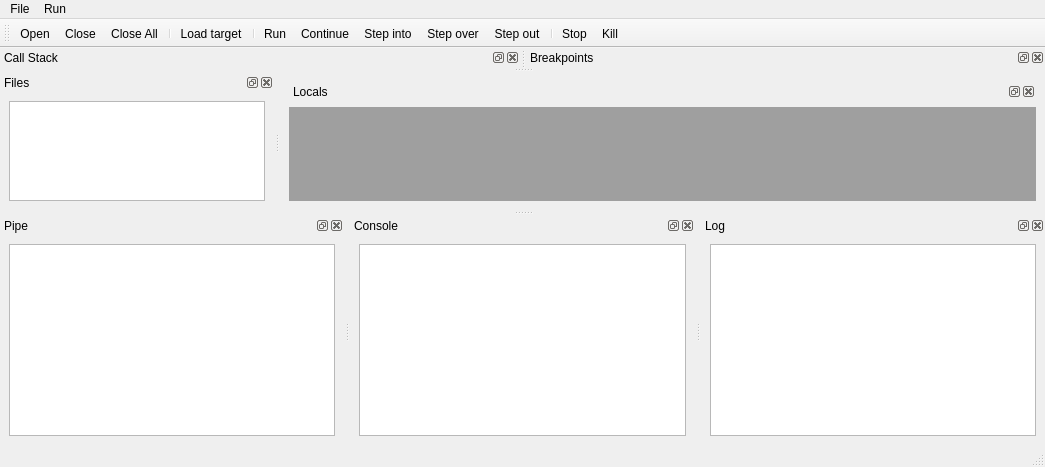
<ui version="4.0" >
 <class>UIMonkeyDbg</class>
 <widget class="QMainWindow" name="UIMonkeyDbg" >
  <property name="geometry" >
   <rect>
    <x>0</x>
    <y>0</y>
    <width>1045</width>
    <height>467</height>
   </rect>
  </property>
  <property name="windowTitle" >
   <string>Monkey Debugger</string>
  </property>
  <property name="dockNestingEnabled" >
   <bool>true</bool>
  </property>
  <widget class="QWidget" name="mCentralWidget" >
   <layout class="QVBoxLayout" name="verticalLayout_5" >
    <item>
     <widget class="QDockWidget" name="dwLocals" >
      <property name="allowedAreas" >
       <set>Qt::LeftDockWidgetArea|Qt::RightDockWidgetArea</set>
      </property>
      <property name="windowTitle" >
       <string>Locals</string>
      </property>
      <widget class="QWidget" name="dockWidgetContents_6" />
     </widget>
    </item>
    <item>
     <widget class="QMdiArea" name="maWorkspace" />
    </item>
   </layout>
  </widget>
  <widget class="QMenuBar" name="mbMenu" >
   <property name="geometry" >
    <rect>
     <x>0</x>
     <y>0</y>
     <width>1045</width>
     <height>25</height>
    </rect>
   </property>
   <widget class="QMenu" name="menuFile" >
    <property name="title" >
     <string>File</string>
    </property>
    <addaction name="aOpenFile" />
    <addaction name="aCloseFile" />
    <addaction name="aCloseAllFiles" />
   </widget>
   <widget class="QMenu" name="menuRun" >
    <property name="title" >
     <string>Run</string>
    </property>
    <addaction name="aLoadTarget" />
    <addaction name="separator" />
    <addaction name="aRun" />
    <addaction name="aContinue" />
    <addaction name="aStepInto" />
    <addaction name="aStepOver" />
    <addaction name="aStepOut" />
    <addaction name="separator" />
    <addaction name="aStop" />
    <addaction name="aKill" />
   </widget>
   <addaction name="menuFile" />
   <addaction name="menuRun" />
  </widget>
  <widget class="QStatusBar" name="sbStatus" />
  <widget class="QToolBar" name="tbActions" >
   <property name="windowTitle" >
    <string>toolBar</string>
   </property>
   <attribute name="toolBarArea" >
    <enum>TopToolBarArea</enum>
   </attribute>
   <attribute name="toolBarBreak" >
    <bool>false</bool>
   </attribute>
   <addaction name="aOpenFile" />
   <addaction name="aCloseFile" />
   <addaction name="aCloseAllFiles" />
   <addaction name="separator" />
   <addaction name="aLoadTarget" />
   <addaction name="separator" />
   <addaction name="aRun" />
   <addaction name="aContinue" />
   <addaction name="aStepInto" />
   <addaction name="aStepOver" />
   <addaction name="aStepOut" />
   <addaction name="separator" />
   <addaction name="aStop" />
   <addaction name="aKill" />
  </widget>
  <widget class="QDockWidget" name="dwFiles" >
   <property name="windowTitle" >
    <string>Files</string>
   </property>
   <attribute name="dockWidgetArea" >
    <number>1</number>
   </attribute>
   <widget class="QWidget" name="dwFilesContent" >
    <layout class="QVBoxLayout" name="verticalLayout" >
     <item>
      <widget class="QListWidget" name="lwFiles" >
       <property name="sizePolicy" >
        <sizepolicy vsizetype="Expanding" hsizetype="Maximum" >
         <horstretch>0</horstretch>
         <verstretch>0</verstretch>
        </sizepolicy>
       </property>
      </widget>
     </item>
    </layout>
   </widget>
  </widget>
  <widget class="QDockWidget" name="dwPipe" >
   <property name="windowTitle" >
    <string>Pipe</string>
   </property>
   <attribute name="dockWidgetArea" >
    <number>8</number>
   </attribute>
   <widget class="QWidget" name="dockWidgetContents_3" >
    <layout class="QVBoxLayout" name="verticalLayout_3" >
     <item>
      <widget class="QPlainTextEdit" name="ptePipe" >
       <property name="tabChangesFocus" >
        <bool>true</bool>
       </property>
       <property name="undoRedoEnabled" >
        <bool>false</bool>
       </property>
       <property name="readOnly" >
        <bool>true</bool>
       </property>
       <property name="tabStopWidth" >
        <number>30</number>
       </property>
      </widget>
     </item>
    </layout>
   </widget>
  </widget>
  <widget class="QDockWidget" name="dwConsole" >
   <property name="windowTitle" >
    <string>Console</string>
   </property>
   <attribute name="dockWidgetArea" >
    <number>8</number>
   </attribute>
   <widget class="QWidget" name="dockWidgetContents_2" >
    <layout class="QVBoxLayout" name="verticalLayout_2" >
     <item>
      <widget class="QPlainTextEdit" name="pteConsole" >
       <property name="tabChangesFocus" >
        <bool>true</bool>
       </property>
       <property name="undoRedoEnabled" >
        <bool>false</bool>
       </property>
       <property name="readOnly" >
        <bool>true</bool>
       </property>
       <property name="tabStopWidth" >
        <number>30</number>
       </property>
      </widget>
     </item>
    </layout>
   </widget>
  </widget>
  <widget class="QDockWidget" name="dwLog" >
   <property name="windowTitle" >
    <string>Log</string>
   </property>
   <attribute name="dockWidgetArea" >
    <number>8</number>
   </attribute>
   <widget class="QWidget" name="dockWidgetContents" >
    <layout class="QVBoxLayout" name="verticalLayout_4" >
     <item>
      <widget class="QPlainTextEdit" name="pteLog" >
       <property name="tabChangesFocus" >
        <bool>true</bool>
       </property>
       <property name="undoRedoEnabled" >
        <bool>false</bool>
       </property>
       <property name="readOnly" >
        <bool>true</bool>
       </property>
       <property name="tabStopWidth" >
        <number>30</number>
       </property>
      </widget>
     </item>
    </layout>
   </widget>
  </widget>
  <widget class="QDockWidget" name="dwCallStack" >
   <property name="windowTitle" >
    <string>Call Stack</string>
   </property>
   <attribute name="dockWidgetArea" >
    <number>4</number>
   </attribute>
   <widget class="QWidget" name="dockWidgetContents_5" />
  </widget>
  <widget class="QDockWidget" name="dwBreakpoint" >
   <property name="windowTitle" >
    <string>Breakpoints</string>
   </property>
   <attribute name="dockWidgetArea" >
    <number>4</number>
   </attribute>
   <widget class="QWidget" name="dockWidgetContents_4" />
  </widget>
  <action name="aRun" >
   <property name="icon" >
    <iconset resource="../resources/monkeydbg.qrc" >
     <normaloff>:/icons/run.png</normaloff>:/icons/run.png</iconset>
   </property>
   <property name="text" >
    <string>Run</string>
   </property>
   <property name="shortcut" >
    <string>Ctrl+R</string>
   </property>
  </action>
  <action name="aKill" >
   <property name="icon" >
    <iconset resource="../resources/monkeydbg.qrc" >
     <normaloff>:/icons/kill.png</normaloff>:/icons/kill.png</iconset>
   </property>
   <property name="text" >
    <string>Kill</string>
   </property>
   <property name="shortcut" >
    <string>Ctrl+K</string>
   </property>
  </action>
  <action name="aContinue" >
   <property name="icon" >
    <iconset resource="../resources/monkeydbg.qrc" >
     <normaloff>:/icons/play.png</normaloff>:/icons/play.png</iconset>
   </property>
   <property name="text" >
    <string>Continue</string>
   </property>
   <property name="shortcut" >
    <string>F4</string>
   </property>
  </action>
  <action name="aOpenFile" >
   <property name="icon" >
    <iconset resource="../resources/monkeydbg.qrc" >
     <normaloff>:/icons/file-open.png</normaloff>:/icons/file-open.png</iconset>
   </property>
   <property name="text" >
    <string>Open</string>
   </property>
   <property name="shortcut" >
    <string>Ctrl+O</string>
   </property>
  </action>
  <action name="aStepInto" >
   <property name="icon" >
    <iconset resource="../resources/monkeydbg.qrc" >
     <normaloff>:/icons/step-into.png</normaloff>:/icons/step-into.png</iconset>
   </property>
   <property name="text" >
    <string>Step into</string>
   </property>
   <property name="shortcut" >
    <string>F5</string>
   </property>
  </action>
  <action name="aCloseFile" >
   <property name="icon" >
    <iconset resource="../resources/monkeydbg.qrc" >
     <normaloff>:/icons/file-close.png</normaloff>:/icons/file-close.png</iconset>
   </property>
   <property name="text" >
    <string>Close</string>
   </property>
   <property name="shortcut" >
    <string>Ctrl+W</string>
   </property>
  </action>
  <action name="aStepOver" >
   <property name="icon" >
    <iconset resource="../resources/monkeydbg.qrc" >
     <normaloff>:/icons/step-next.png</normaloff>:/icons/step-next.png</iconset>
   </property>
   <property name="text" >
    <string>Step over</string>
   </property>
   <property name="shortcut" >
    <string>F6</string>
   </property>
  </action>
  <action name="aStop" >
   <property name="icon" >
    <iconset resource="../resources/monkeydbg.qrc" >
     <normaloff>:/icons/stop.png</normaloff>:/icons/stop.png</iconset>
   </property>
   <property name="text" >
    <string>Stop</string>
   </property>
   <property name="shortcut" >
    <string>Ctrl+P</string>
   </property>
  </action>
  <action name="aLoadTarget" >
   <property name="icon" >
    <iconset resource="../resources/monkeydbg.qrc" >
     <normaloff>:/icons/exec-open.png</normaloff>:/icons/exec-open.png</iconset>
   </property>
   <property name="text" >
    <string>Load target</string>
   </property>
   <property name="shortcut" >
    <string>Ctrl+L</string>
   </property>
  </action>
  <action name="aStepOut" >
   <property name="icon" >
    <iconset resource="../resources/monkeydbg.qrc" >
     <normaloff>:/icons/step-out.png</normaloff>:/icons/step-out.png</iconset>
   </property>
   <property name="text" >
    <string>Step out</string>
   </property>
   <property name="shortcut" >
    <string>F7</string>
   </property>
  </action>
  <action name="aCloseAllFiles" >
   <property name="icon" >
    <iconset resource="../resources/monkeydbg.qrc" >
     <normaloff>:/icons/file-close-all.png</normaloff>:/icons/file-close-all.png</iconset>
   </property>
   <property name="text" >
    <string>Close All</string>
   </property>
  </action>
 </widget>
 <resources>
  <include location="../resources/monkeydbg.qrc" />
 </resources>
 <connections/>
</ui>
